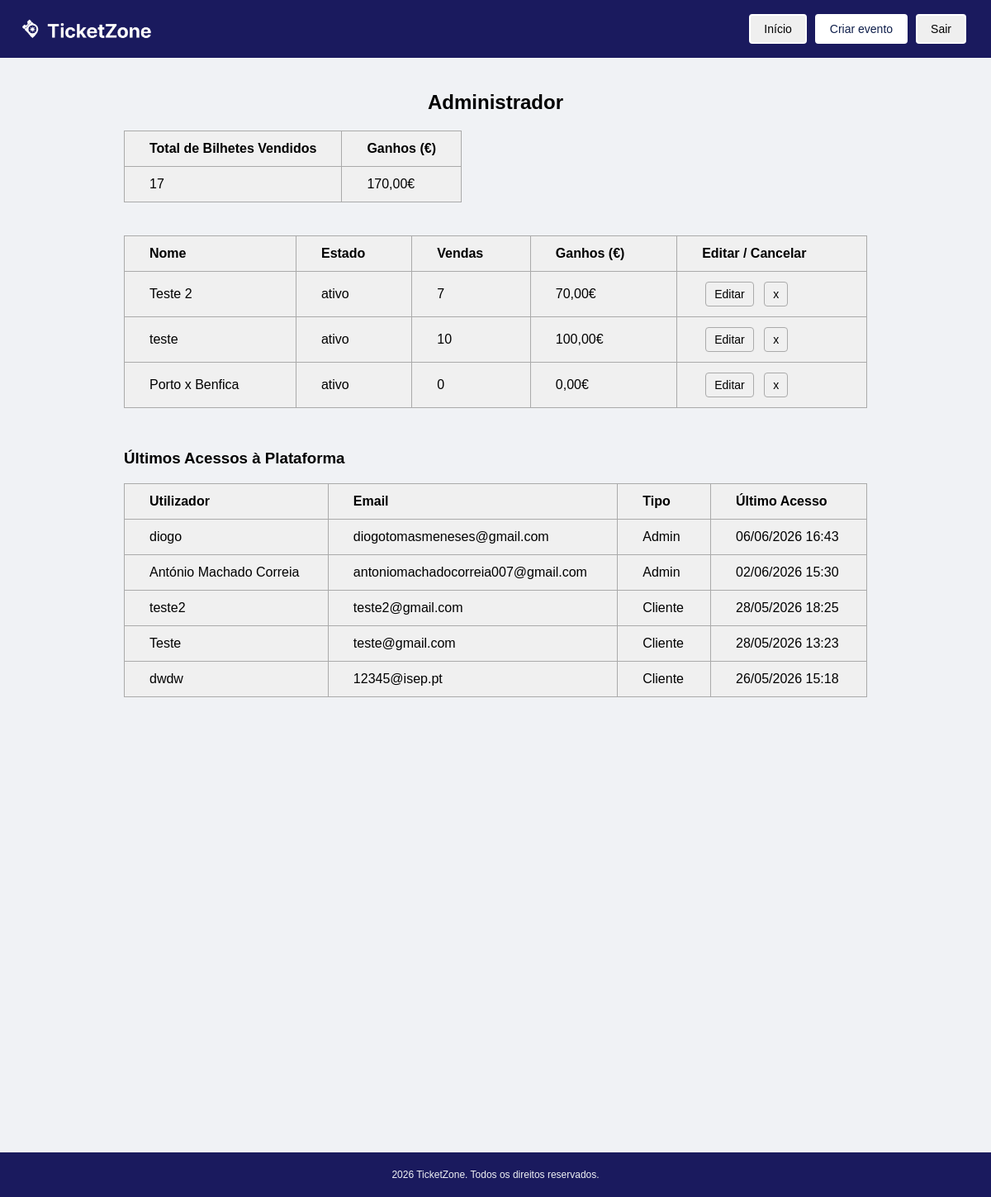
The page /admin.php (signed in) on the database as committed earlier.
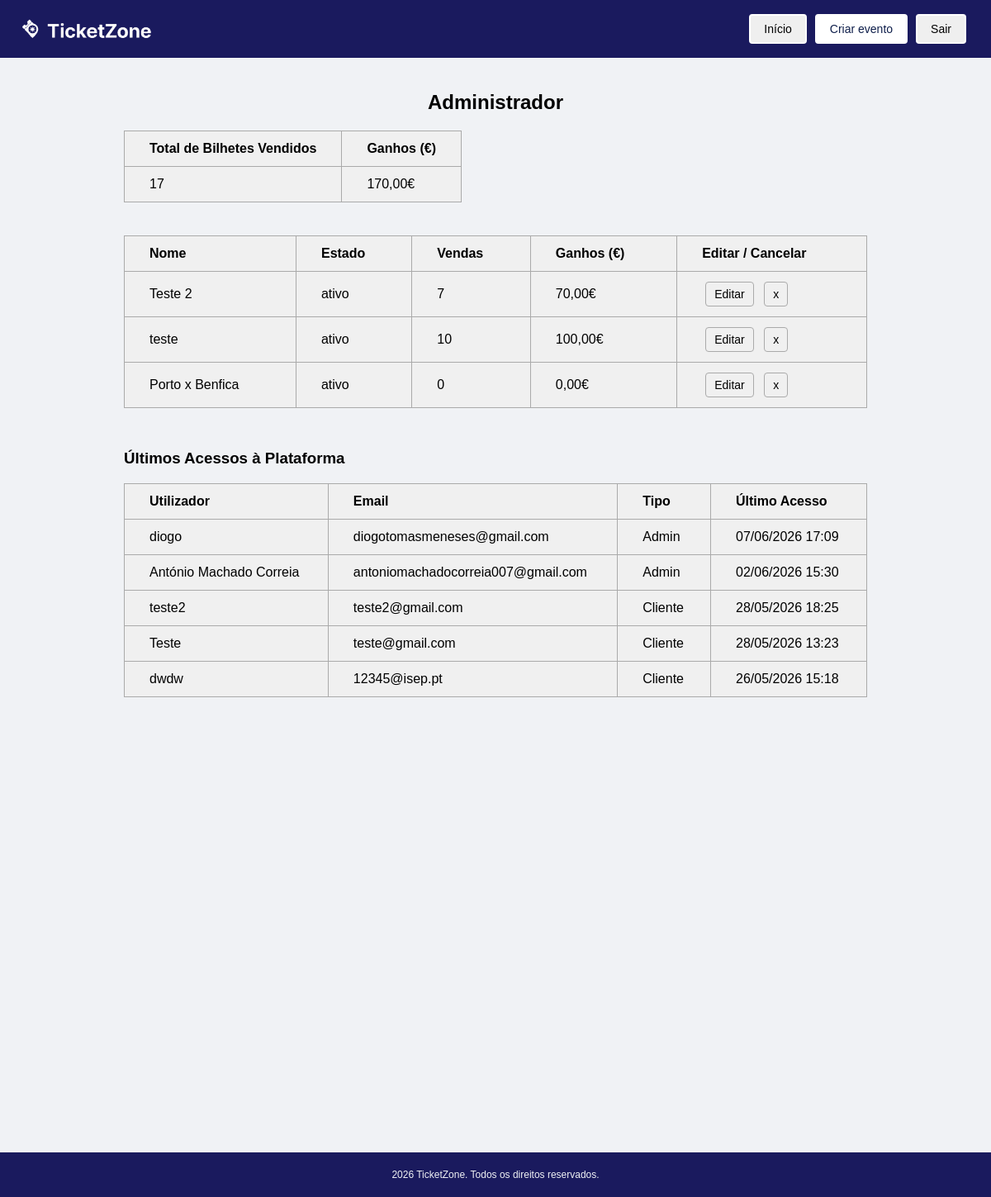
The same page on the database as committed later.
### tables this page shows
CREATE TABLE eventos (
        id INTEGER PRIMARY KEY AUTOINCREMENT,
        nome TEXT NOT NULL,
        descricao TEXT,
        data_inicio TEXT NOT NULL,
        data_fim TEXT NOT NULL,
        local TEXT NOT NULL,
        imagem TEXT,
        estado TEXT DEFAULT 'ativo' CHECK(estado IN ('ativo', 'cancelado')),
        id_categoria INTEGER,
        id_admin INTEGER,
        FOREIGN KEY (id_categoria) REFERENCES categorias(id),
        FOREIGN KEY (id_admin) REFERENCES utilizadores(id)
    );

CREATE TABLE utilizadores (
        id INTEGER PRIMARY KEY AUTOINCREMENT,
        username TEXT NOT NULL UNIQUE,
        email TEXT NOT NULL UNIQUE,
        password_hash TEXT NOT NULL,
        tipo TEXT NOT NULL CHECK(tipo IN ('cliente', 'admin')),
        data_registo TEXT DEFAULT CURRENT_TIMESTAMP,
        ultimo_acesso TEXT
    );

### scripts/carregar_eventos.php (called while the page is built, shortened)
<?php
$db = new SQLite3(__DIR__ . '/../ticketzone.db');
$query = "
    SELECT
        e.id,
        e.nome,
        e.estado,
        COALESCE(SUM(ic.quantidade), 0)                    AS total_bilhetes,
        COALESCE(SUM(ic.quantidade * ic.preco_unitario), 0) AS total_ganhos
    FROM eventos e
    LEFT JOIN tipos_bilhete tb ON tb.id_evento = e.id
    LEFT JOIN itens_compra ic  ON ic.id_tipo_bilhete = tb.id
    LEFT JOIN compras c        ON c.id = ic.id_compra AND c.estado = 'concluida'
    GROUP BY e.id, e.nome, e.estado
    ORDER BY e.id DESC
";
$resultado = $db->query($query);
$eventos = [];
while ($linha = $resultado->fetchArray(SQLITE3_ASSOC)) {
    $eventos[] = $linha;
}
?>

### scripts/carregar_entradas.php (called while the page is built, shortened)
<?php
$db = new SQLite3(__DIR__ . '/../ticketzone.db');
$query = "
    SELECT
        username,
        email,
        tipo,
        ultimo_acesso
    FROM utilizadores
    WHERE ultimo_acesso IS NOT NULL
    ORDER BY ultimo_acesso DESC
    LIMIT 50
";
$resultado = $db->query($query);
$entradas = [];
while ($linha = $resultado->fetchArray(SQLITE3_ASSOC)) {
    $entradas[] = $linha;
}
?>

### admin.php (the view, shortened to what this page needs)
<?php
require_once __DIR__ . '/scripts/carregar_eventos.php';
require_once __DIR__ . '/scripts/carregar_entradas.php';
$total_bilhetes_geral = 0;
$total_ganhos_geral   = 0;
foreach ($eventos as $evento) {
    $total_bilhetes_geral += $evento['total_bilhetes'];
    $total_ganhos_geral   += $evento['total_ganhos'];
}
?>
<!DOCTYPE html>
<html lang="pt">
<head>
    <link rel="stylesheet" href="styles/admin.css" />
</head>
<body>
    <nav>
        <div class="logo-nav">
            <img src="images/logo.png" alt="Logo TicketZone" />
        </div>
        <div class="botoes-nav">
            <button class="botao botao-home" onclick="location.href='index.php'">Início</button>
            <button class="botao botao-criar" onclick="location.href='eventos.php'">Criar evento</button>
            <button class="botao botao-sair" onclick="location.href='scripts/logout.php'">Sair</button>
        </div>
    </nav>
    <main>
        <h2>Administrador</h2>
        <div class="resumo">
            <table>
                <thead>
                    <tr>
                        <th>Total de Bilhetes Vendidos</th>
                        <th>Ganhos (€)</th>
                    </tr>
                </thead>
                <tbody>
                    <tr>
                        <td><?= number_format($total_bilhetes_geral, 0, ',', '.') ?></td>
                        <td><?= number_format($total_ganhos_geral,   2, ',', '.') ?>€</td>
                    </tr>
                </tbody>
            </table>
        </div>
        <table class="eventos">
            <thead>
                <tr>
                    <th>Nome</th>
                    <th>Estado</th>
                    <th>Vendas</th>
                    <th>Ganhos (€)</th>
                    <th>Editar / Cancelar</th>
                </tr>
            </thead>
            <tbody>
                <?php if (empty($eventos)): ?>
                    <tr>
                        <td colspan="5" style="text-align: center; color: #888;">
                            Nenhum evento encontrado.
                        </td>
                    </tr>
                <?php else: ?>
                    <?php foreach ($eventos as $evento): ?>
                        <tr>
                            <td><?= htmlspecialchars($evento['nome']) ?></td>
                            <td><?= htmlspecialchars($evento['estado']) ?></td>
                            <td><?= number_format($evento['total_bilhetes'], 0, ',', '.') ?></td>
                            <td><?= number_format($evento['total_ganhos'],   2, ',', '.') ?>€</td>
                            <td>
                                <button class="botao-editar"
                                        onclick="location.href='eventos.php?id=<?= $evento['id'] ?>'">
                                    Editar
                                </button>
                                <button class="botao-cancelar"
                                        onclick="location.href='cancelar_evento.php?id=<?= $evento['id'] ?>'">
                                    x
                                </button>
                            </td>
                        </tr>
                    <?php endforeach; ?>
                <?php endif; ?>
            </tbody>
        </table>
        <h3 style="margin-top: 50px;">Últimos Acessos à Plataforma</h3>
        <table class="eventos">
            <thead>
                <tr>
                    <th>Utilizador</th>
                    <th>Email</th>
                    <th>Tipo</th>
                    <th>Último Acesso</th>
                </tr>
            </thead>
            <tbody>
                <?php if (empty($entradas)): ?>
                    <tr>
                        <td colspan="4" style="text-align: center; color: #888;">
                            Nenhum acesso registado.
                        </td>
                    </tr>
                <?php else: ?>
                    <?php foreach ($entradas as $entrada): ?>
                        <tr>
                            <td><?= htmlspecialchars($entrada['username']) ?></td>
                            <td><?= htmlspecialchars($entrada['email']) ?></td>
                            <td><?= ucfirst(htmlspecialchars($entrada['tipo'])) ?></td>
                            <td>
                                <?php
                                    $timestamp = strtotime($entrada['ultimo_acesso']);
                                    echo date('d/m/Y H:i', $timestamp);
                                ?>
                            </td>
                        </tr>
                    <?php endforeach; ?>
                <?php endif; ?>
            </tbody>
        </table>
    </main>
    <footer>
        <p>2026 TicketZone. Todos os direitos reservados.</p>
    </footer>
</body>
</html>

### styles/admin.css (style rules this page uses)
body { font-family: Arial, sans-serif; background-color: #f0f2f5; margin: 0; padding: 0; }
nav { background-color: #1a1a5e; padding: 0px 30px; display: flex; justify-content: space-between; align-items: center; height: 70px; overflow: hidden; }
h2 { text-align: center; }
.logo-nav { color: white; font-size: 20px; font-weight: bold; display: flex; align-items: center; gap: 10px; }
.logo-nav img { height: 300px; margin-left: -80px; display: block; }
.botoes-nav { display: flex; gap: 10px; }
.botao { padding: 8px 16px; border-radius: 4px; font-size: 14px; cursor: pointer; border: 2px solid white; }
.botao-criar { background-color: white; color: #0f1f4b; }
main { max-width: 900px; margin: 40px auto; padding: 0 20px; }
table { border-collapse: collapse; background-color: #f0f0f0; }
th, td { border: 1px solid #aaaaaa; padding: 12px 30px; text-align: left; }
th { font-weight: bold; }
.resumo { margin-bottom: 40px; }
.eventos { width: 100%; }
.botao-editar,.botao-cancelar { padding: 6px 10px; border-radius: 4px; border: 1px solid #aaaaaa; background-color: #f0f0f0; cursor: pointer; font-size: 14px; margin: 0 4px; }
footer { text-align: center; padding: 8px; font-size: 12px; color: #f0f2f5; background-color: #1a1a5e; margin-top: 550px; border-top: 1px solid #eee; }

Rows that differ between the two databases and show on the page:
changed utilizadores "diogo": ultimo_acesso "06/06/2026 16:43" → "07/06/2026 17:09"
